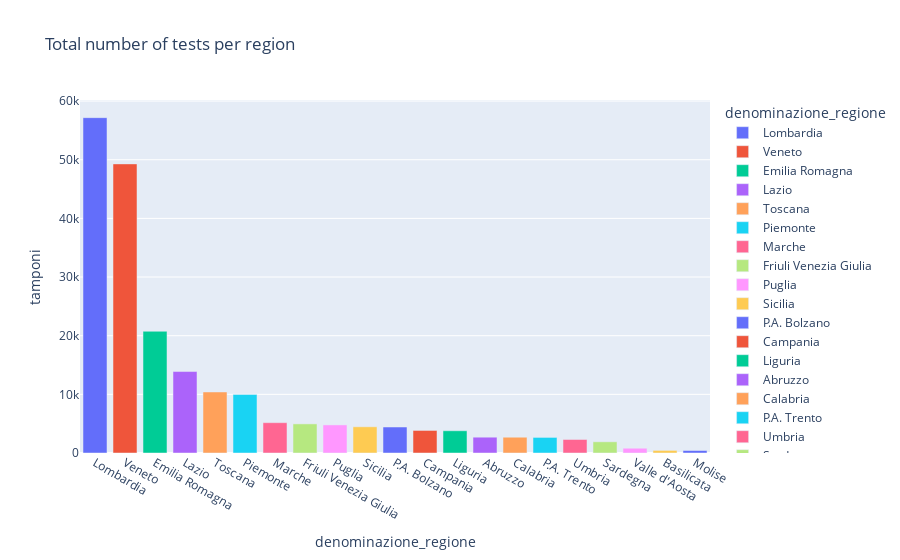

This figure's notebook cell:
### Code cell
px.bar(latest.sort_values('tamponi',ascending=False),x='denominazione_regione',y='tamponi',color='denominazione_regione',title='Total number of tests per region')

### Figure 1 — Plotly figure (JSON) as saved in the notebook; plotly's stock layout.template omitted (floating-point values rounded to 4 significant figures)
{"data": [{"alignmentgroup": "True", "hoverlabel": {"namelength": 0}, "hovertemplate": "denominazione_regione=%{x}<br>tamponi=%{y}", "legendgroup": "Lombardia", "marker": {"color": "#636efa"}, "name": "Lombardia", "offsetgroup": "Lombardia", "orientation": "v", "showlegend": true, "textposition": "auto", "type": "bar", "x": ["Lombardia"], "xaxis": "x", "y": [57174], "yaxis": "y"}, {"alignmentgroup": "True", "hoverlabel": {"namelength": 0}, "hovertemplate": "denominazione_regione=%{x}<br>tamponi=%{y}", "legendgroup": "Veneto", "marker": {"color": "#EF553B"}, "name": "Veneto", "offsetgroup": "Veneto", "orientation": "v", "showlegend": true, "textposition": "auto", "type": "bar", "x": ["Veneto"], "xaxis": "x", "y": [49288], "yaxis": "y"}, {"alignmentgroup": "True", "hoverlabel": {"namelength": 0}, "hovertemplate": "denominazione_regione=%{x}<br>tamponi=%{y}", "legendgroup": "Emilia Romagna", "marker": {"color": "#00cc96"}, "name": "Emilia Romagna", "offsetgroup": "Emilia Romagna", "orientation": "v", "showlegend": true, "textposition": "auto", "type": "bar", "x": ["Emilia Romagna"], "xaxis": "x", "y": [20753], "yaxis": "y"}, {"alignmentgroup": "True", "hoverlabel": {"namelength": 0}, "hovertemplate": "denominazione_regione=%{x}<br>tamponi=%{y}", "legendgroup": "Lazio", "marker": {"color": "#ab63fa"}, "name": "Lazio", "offsetgroup": "Lazio", "orientation": "v", "showlegend": true, "textposition": "auto", "type": "bar", "x": ["Lazio"], "xaxis": "x", "y": [13889], "yaxis": "y"}, {"alignmentgroup": "True", "hoverlabel": {"namelength": 0}, "hovertemplate": "denominazione_regione=%{x}<br>tamponi=%{y}", "legendgroup": "Toscana", "marker": {"color": "#FFA15A"}, "name": "Toscana", "offsetgroup": "Toscana", "orientation": "v", "showlegend": true, "textposition": "auto", "type": "bar", "x": ["Toscana"], "xaxis": "x", "y": [10405], "yaxis": "y"}, {"alignmentgroup": "True", "hoverlabel": {"namelength": 0}, "hovertemplate": "denominazione_regione=%{x}<br>tamponi=%{y}", "legendgroup": "Piemonte", "marker": {"color": "#19d3f3"}, "name": "Piemonte", "offsetgroup": "Piemonte", "orientation": "v", "showlegend": true, "textposition": "auto", "type": "bar", "x": ["Piemonte"], "xaxis": "x", "y": [9975], "yaxis": "y"}, {"alignmentgroup": "True", "hoverlabel": {"namelength": 0}, "hovertemplate": "denominazione_regione=%{x}<br>tamponi=%{y}", "legendgroup": "Marche", "marker": {"color": "#FF6692"}, "name": "Marche", "offsetgroup": "Marche", "orientation": "v", "showlegend": true, "textposition": "auto", "type": "bar", "x": ["Marche"], "xaxis": "x", "y": [5170], "yaxis": "y"}, {"alignmentgroup": "True", "hoverlabel": {"namelength": 0}, "hovertemplate": "denominazione_regione=%{x}<br>tamponi=%{y}", "legendgroup": "Friuli Venezia Giulia", "marker": {"color": "#B6E880"}, "name": "Friuli Venezia Giulia", "offsetgroup": "Friuli Venezia Giulia", "orientation": "v", "showlegend": true, "textposition": "auto", "type": "bar", "x": ["Friuli Venezia Giulia"], "xaxis": "x", "y": [4964], "yaxis": "y"}, {"alignmentgroup": "True", "hoverlabel": {"namelength": 0}, "hovertemplate": "denominazione_regione=%{x}<br>tamponi=%{y}", "legendgroup": "Puglia", "marker": {"color": "#FF97FF"}, "name": "Puglia", "offsetgroup": "Puglia", "orientation": "v", "showlegend": true, "textposition": "auto", "type": "bar", "x": ["Puglia"], "xaxis": "x", "y": [4789], "yaxis": "y"}, {"alignmentgroup": "True", "hoverlabel": {"namelength": 0}, "hovertemplate": "denominazione_regione=%{x}<br>tamponi=%{y}", "legendgroup": "Sicilia", "marker": {"color": "#FECB52"}, "name": "Sicilia", "offsetgroup": "Sicilia", "orientation": "v", "showlegend": true, "textposition": "auto", "type": "bar", "x": ["Sicilia"], "xaxis": "x", "y": [4468], "yaxis": "y"}, {"alignmentgroup": "True", "hoverlabel": {"namelength": 0}, "hovertemplate": "denominazione_regione=%{x}<br>tamponi=%{y}", "legendgroup": "P.A. Bolzano", "marker": {"color": "#636efa"}, "name": "P.A. Bolzano", "offsetgroup": "P.A. Bolzano", "orientation": "v", "showlegend": true, "textposition": "auto", "type": "bar", "x": ["P.A. Bolzano"], "xaxis": "x", "y": [4433], "yaxis": "y"}, {"alignmentgroup": "True", "hoverlabel": {"namelength": 0}, "hovertemplate": "denominazione_regione=%{x}<br>tamponi=%{y}", "legendgroup": "Campania", "marker": {"color": "#EF553B"}, "name": "Campania", "offsetgroup": "Campania", "orientation": "v", "showlegend": true, "textposition": "auto", "type": "bar", "x": ["Campania"], "xaxis": "x", "y": [3845], "yaxis": "y"}, {"alignmentgroup": "True", "hoverlabel": {"namelength": 0}, "hovertemplate": "denominazione_regione=%{x}<br>tamponi=%{y}", "legendgroup": "Liguria", "marker": {"color": "#00cc96"}, "name": "Liguria", "offsetgroup": "Liguria", "orientation": "v", "showlegend": true, "textposition": "auto", "type": "bar", "x": ["Liguria"], "xaxis": "x", "y": [3794], "yaxis": "y"}, {"alignmentgroup": "True", "hoverlabel": {"namelength": 0}, "hovertemplate": "denominazione_regione=%{x}<br>tamponi=%{y}", "legendgroup": "Abruzzo", "marker": {"color": "#ab63fa"}, "name": "Abruzzo", "offsetgroup": "Abruzzo", "orientation": "v", "showlegend": true, "textposition": "auto", "type": "bar", "x": ["Abruzzo"], "xaxis": "x", "y": [2695], "yaxis": "y"}, {"alignmentgroup": "True", "hoverlabel": {"namelength": 0}, "hovertemplate": "denominazione_regione=%{x}<br>tamponi=%{y}", "legendgroup": "Calabria", "marker": {"color": "#FFA15A"}, "name": "Calabria", "offsetgroup": "Calabria", "orientation": "v", "showlegend": true, "textposition": "auto", "type": "bar", "x": ["Calabria"], "xaxis": "x", "y": [2690], "yaxis": "y"}, {"alignmentgroup": "True", "hoverlabel": {"namelength": 0}, "hovertemplate": "denominazione_regione=%{x}<br>tamponi=%{y}", "legendgroup": "P.A. Trento", "marker": {"color": "#19d3f3"}, "name": "P.A. Trento", "offsetgroup": "P.A. Trento", "orientation": "v", "showlegend": true, "textposition": "auto", "type": "bar", "x": ["P.A. Trento"], "xaxis": "x", "y": [2656], "yaxis": "y"}, {"alignmentgroup": "True", "hoverlabel": {"namelength": 0}, "hovertemplate": "denominazione_regione=%{x}<br>tamponi=%{y}", "legendgroup": "Umbria", "marker": {"color": "#FF6692"}, "name": "Umbria", "offsetgroup": "Umbria", "orientation": "v", "showlegend": true, "textposition": "auto", "type": "bar", "x": ["Umbria"], "xaxis": "x", "y": [2303], "yaxis": "y"}, {"alignmentgroup": "True", "hoverlabel": {"namelength": 0}, "hovertemplate": "denominazione_regione=%{x}<br>tamponi=%{y}", "legendgroup": "Sardegna", "marker": {"color": "#B6E880"}, "name": "Sardegna", "offsetgroup": "Sardegna", "orientation": "v", "showlegend": true, "textposition": "auto", "type": "bar", "x": ["Sardegna"], "xaxis": "x", "y": [1912], "yaxis": "y"}, {"alignmentgroup": "True", "hoverlabel": {"namelength": 0}, "hovertemplate": "denominazione_regione=%{x}<br>tamponi=%{y}", "legendgroup": "Valle d'Aosta", "marker": {"color": "#FF97FF"}, "name": "Valle d'Aosta", "offsetgroup": "Valle d'Aosta", "orientation": "v", "showlegend": true, "textposition": "auto", "type": "bar", "x": ["Valle d'Aosta"], "xaxis": "x", "y": [814], "yaxis": "y"}, {"alignmentgroup": "True", "hoverlabel": {"namelength": 0}, "hovertemplate": "denominazione_regione=%{x}<br>tamponi=%{y}", "legendgroup": "Basilicata", "marker": {"color": "#FECB52"}, "name": "Basilicata", "offsetgroup": "Basilicata", "orientation": "v", "showlegend": true, "textposition": "auto", "type": "bar", "x": ["Basilicata"], "xaxis": "x", "y": [443], "yaxis": "y"}, {"alignmentgroup": "True", "hoverlabel": {"namelength": 0}, "hovertemplate": "denominazione_regione=%{x}<br>tamponi=%{y}", "legendgroup": "Molise", "marker": {"color": "#636efa"}, "name": "Molise", "offsetgroup": "Molise", "orientation": "v", "showlegend": true, "textposition": "auto", "type": "bar", "x": ["Molise"], "xaxis": "x", "y": [426], "yaxis": "y"}], "layout": {"barmode": "relative", "legend": {"title": {"text": "denominazione_regione"}, "tracegroupgap": 0}, "title": {"text": "Total number of tests per region"}, "xaxis": {"anchor": "y", "categoryarray": ["Lombardia", "Veneto", "Emilia Romagna", "Lazio", "Toscana", "Piemonte", "Marche", "Friuli Venezia Giulia", "Puglia", "Sicilia", "P.A. Bolzano", "Campania", "Liguria", "Abruzzo", "Calabria", "P.A. Trento", "Umbria", "Sardegna", "Valle d'Aosta", "Basilicata", "Molise"], "categoryorder": "array", "domain": [0, 1], "title": {"text": "denominazione_regione"}}, "yaxis": {"anchor": "x", "domain": [0, 1], "title": {"text": "tamponi"}}}}
